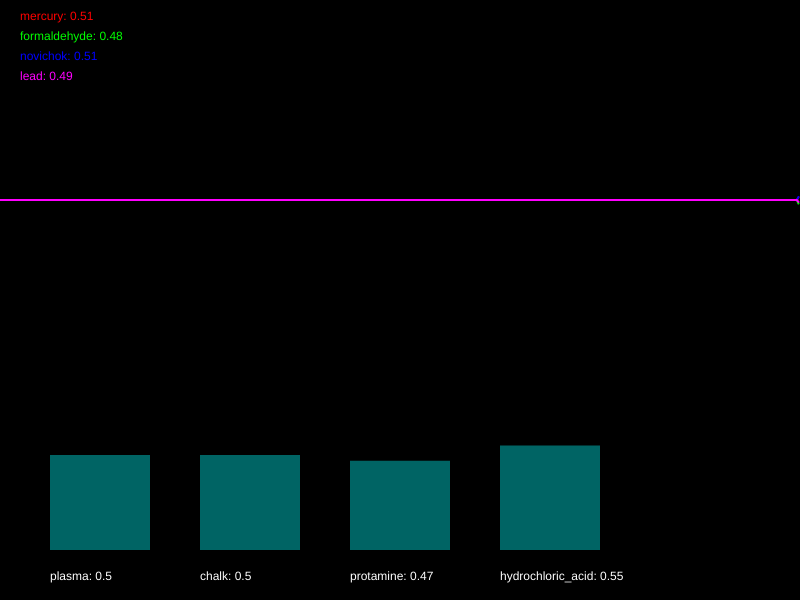
Frame 1 (no input)
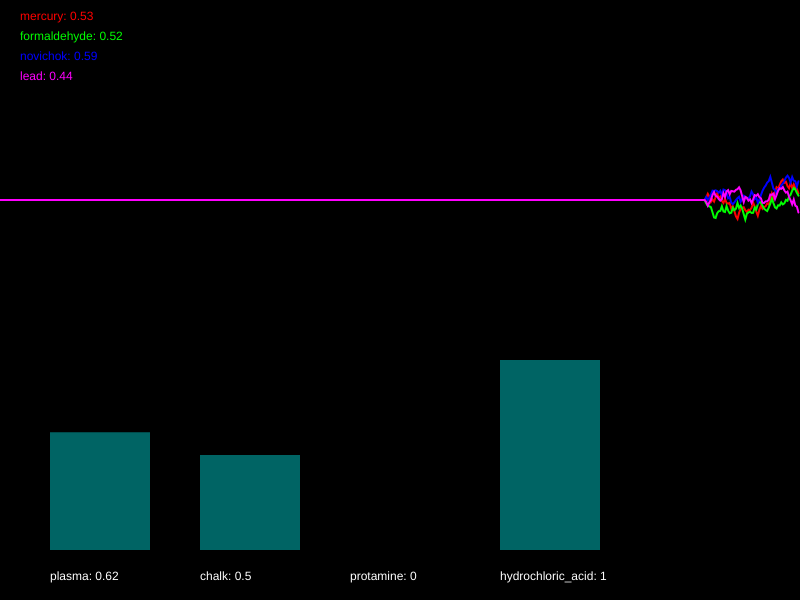
Frame 60 (no input)
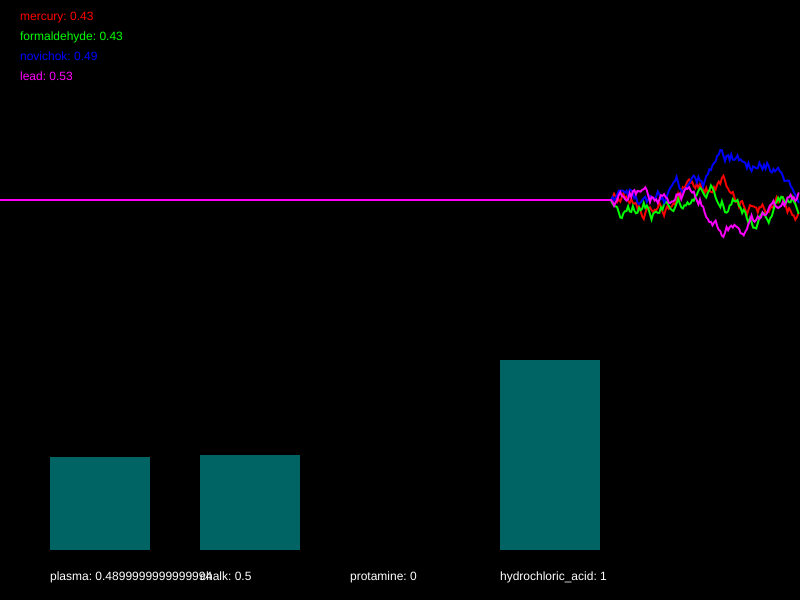
Frame 120 (the mouse pressed at the canvas centre since frame 60)

The p5.js sketch that drew these frames (run headless with seeded random() and noise() and a simulated clock; from frame 60 on, the mouse is pressed at the canvas centre):

// p5.js sketch
// ── sketch.js
/*

Officer: 5031189
CaseNum: 401-1-81508595-5031189

Case 401 - The Case of Norbert's Weiner Stand
Stage 2 - Toxic Burrito

Norbert is at it again. This time he’s set up a burrito stall and is lacing burritos with his foul toxin. The chaos is spreading. People are dropping like flies and burrito sales have fallen through the floor. To make matters worse it seems Norbert has cottoned on to our methods and has upped the complexity of his poison. You’ll find the antidote harder to develop this time. So kid, head down to the lab and get working.

You must develop the antidote by using conditional statements in the draw loop to do the following:

	- If novichok goes above 0.53, reduce plasma by 0.01
	- When mercury dips below 0.45 and formaldehyde dips below 0.5, try increasing plasma by 0.05
	- If mercury dips below 0.25, decrease chalk by 0.02
	- If lead goes above 0.59 or formaldehyde dips below 0.33, try increasing chalk by 0.02
	- When novichok dips below 0.64, reduce protamine by 0.03
	- When lead goes above 0.5, try increasing protamine by 0.01
	- When lead dips below 0.35, reduce hydrochloric_acid by 0.03
	- If formaldehyde dips below 0.51, increment hydrochloric_acid by 0.05


Your conditional statements should consider the following poisons:

	- mercury
	- formaldehyde
	- novichok
	- lead


Your conditional statements should modify the following antidotes:

	- plasma
	- chalk
	- protamine
	- hydrochloric_acid


- There are many ways to complete this task but you should only use the following commands and operators:

	if(){}
	>
	<
	&&
	||
	+=
	-=

*/

//Declare the poison variables
var mercury;
var formaldehyde;
var novichok;
var lead;

//Declare the antidote variables
var plasma;
var chalk;
var protamine;
var hydrochloric_acid;

//This variable is used for drawing the graph
var graphs;

function setup() {
   createCanvas(800, 600);
   strokeWeight(2);

   //initialise the poisons and antidotes
   mercury = 0.5;
   formaldehyde = 0.5;
   novichok = 0.5;
   lead = 0.5;
   plasma = 0.5;
   chalk = 0.5;
   protamine = 0.5;
   hydrochloric_acid = 0.5;

   //fills the graph with empty values
   graphs = [];

   for (var i = 0; i < 4; i++) {
      graphs.push([]);
      for (var j = 0; j < 512; j++) {
         graphs[i].push(0.5);
      }
   }
}

function draw() {
   //Develop the antidote below
   //Write conditional statements to change the amount of each substance ...

   // - If novichok goes above 0.53, reduce plasma by 0.01
   // - When mercury dips below 0.45 and formaldehyde dips below 0.5, try increasing plasma by 0.05
   // - If mercury dips below 0.25, decrease chalk by 0.02
   // - If lead goes above 0.59 or formaldehyde dips below 0.33, try increasing chalk by 0.02
   // - When novichok dips below 0.64, reduce protamine by 0.03
   // - When lead goes above 0.5, try increasing protamine by 0.01
   // - When lead dips below 0.35, reduce hydrochloric_acid by 0.03
   // - If formaldehyde dips below 0.51, increment hydrochloric_acid by 0.05

   //////////////////////////////////////////////////////
   if (novichok > 0.53) plasma -= 0.01;
   if (mercury < 0.45 && formaldehyde < 0.5) plasma += 0.05;
   if (mercury < 0.25) chalk -= 0.02;
   if (lead > 0.59 || formaldehyde < 0.33) chalk += 0.02;
   if (novichok < 0.64) protamine -= 0.03;
   if (lead > 0.5) protamine += 0.01;
   if (lead < 0.35) hydrochloric_acid -= 0.03;
   if (formaldehyde < 0.51) hydrochloric_acid += 0.05;

   //the code below generates new values using random numbers

   /*
		For testing, you might want to temporarily comment out
		these lines and set the same variables to constant values
		instead.
	*/

   mercury = nextValue(graphs[0], mercury);
   formaldehyde = nextValue(graphs[1], formaldehyde);
   novichok = nextValue(graphs[2], novichok);
   lead = nextValue(graphs[3], lead);

   plasma = constrain(plasma, 0, 1);
   chalk = constrain(chalk, 0, 1);
   protamine = constrain(protamine, 0, 1);
   hydrochloric_acid = constrain(hydrochloric_acid, 0, 1);

   ///////// DO NOT CHANGE THE CODE BELOW ///////////

   //drawing code

   // set background
   background(0);
   noFill();

   //draw the graphs for the vitals
   var colors = [
      color(255, 0, 0),
      color(0, 255, 0),
      color(0, 0, 255),
      color(255, 0, 255),
      color(255, 255, 0),
      color(0, 255, 255),
   ];

   for (var i = 0; i < graphs.length; i++) {
      stroke(colors[i]);
      drawGraph(graphs[i]);
   }

   //draw the poisons as text
   noStroke();
   fill(colors[0]);
   text('mercury: ' + nf(mercury, 1, 2), 20, 20);
   fill(colors[1]);
   text('formaldehyde: ' + nf(formaldehyde, 1, 2), 20, 40);
   fill(colors[2]);
   text('novichok: ' + nf(novichok, 1, 2), 20, 60);
   fill(colors[3]);
   text('lead: ' + nf(lead, 1, 2), 20, 80);

   //draw the antidotes bar chart
   drawBar(plasma, 50, 'plasma');
   drawBar(chalk, 200, 'chalk');
   drawBar(protamine, 350, 'protamine');
   drawBar(hydrochloric_acid, 500, 'hydrochloric_acid');
}

function nextValue(graph, val) {
   //gets the next value for a vital and puts it in an array for drawing
   var delta = random(-0.03, 0.03);

   val += delta;
   if (val > 1 || val < 0) {
      delta *= -1;
      val += delta * 2;
   }

   graph.push(val);
   graph.shift();
   return val;
}

function drawGraph(graph) {
   //draws an array as a graph
   beginShape();
   for (var i = 0; i < graph.length; i++) {
      vertex((width * i) / 512, height * 0.5 - (graph[i] * height) / 3);
   }
   endShape();
}

function drawBar(val, x, name) {
   //draws the bars for bar chart
   noStroke();
   fill(0, 100, 100);
   var mh = height * 0.4 - 50;
   rect(x, height - 50 - val * mh, 100, val * mh);
   fill(255);
   text(name + ': ' + val, x, height - 20);
}
